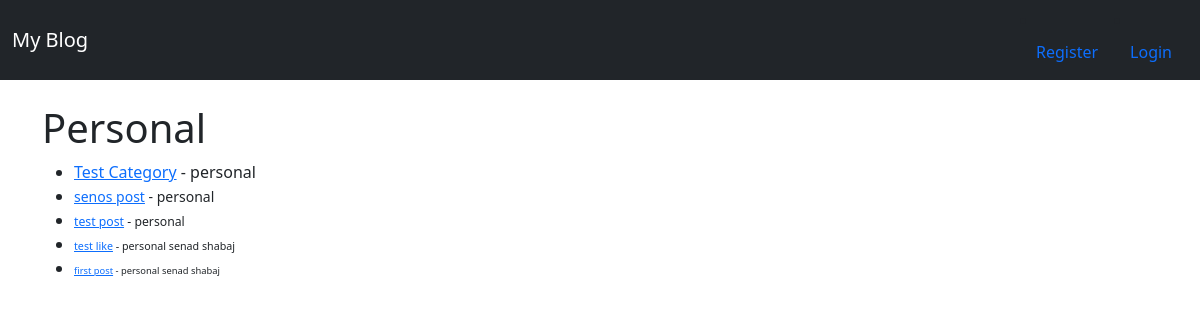
Page /category/personal/ on the earlier database version.
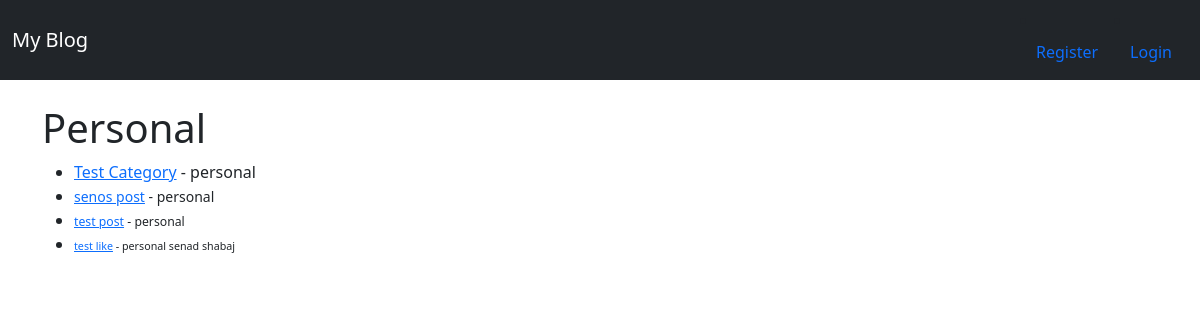
Same page on the later database version.
### libpro/models.py (models this page shows, shortened)
class Post(models.Model):
    title = models.CharField(max_length=255)
    title_tag = models.CharField(max_length=255)
    author = models.ForeignKey(User, on_delete=models.CASCADE)
    body = RichTextField(blank=True, null=True)
    post_date = models.DateTimeField(auto_now_add=True)
    category = models.CharField(max_length=255, default = 'Personal')
    snippet = models.CharField(max_length=255)
    likes = models.ManyToManyField(User, related_name='blog_posts')

### libpro/views.py (the view)
# urls.py: path('category/<str:cats>/', CategoryView, name = 'category'),
def CategoryView(request, cats):
    category_posts = Post.objects.filter(category=cats)
    return render(
        request,
        "categories.html",
        {"cats": cats.replace("-", " ").title(), "category_posts": category_posts},
    )

### libpro/templates/categories.html (shortened to what this page needs)
{% extends 'base.html'%}
{% block content %}
{% if category_posts %}
    <h1>{{ cats }}</h1>
    <ul>
    {% for post in category_posts %}
        <li><a href= "{% url 'post-details' post.pk  %}">{{ post.title }}</a> -
        {{ post.category }}
        {{ post.author.first_name }} {{ post.author.last_name }}
        <small>
    {% endfor %}
    </ul>
{% else %}
    <h3> Sorry this page does not exist :(</h3>
{% endif %}
{% endblock %}

Differences in the rows shown:
removed Post: title "first post", category "personal", author.first_name "senad", author.last_name "shabaj"
